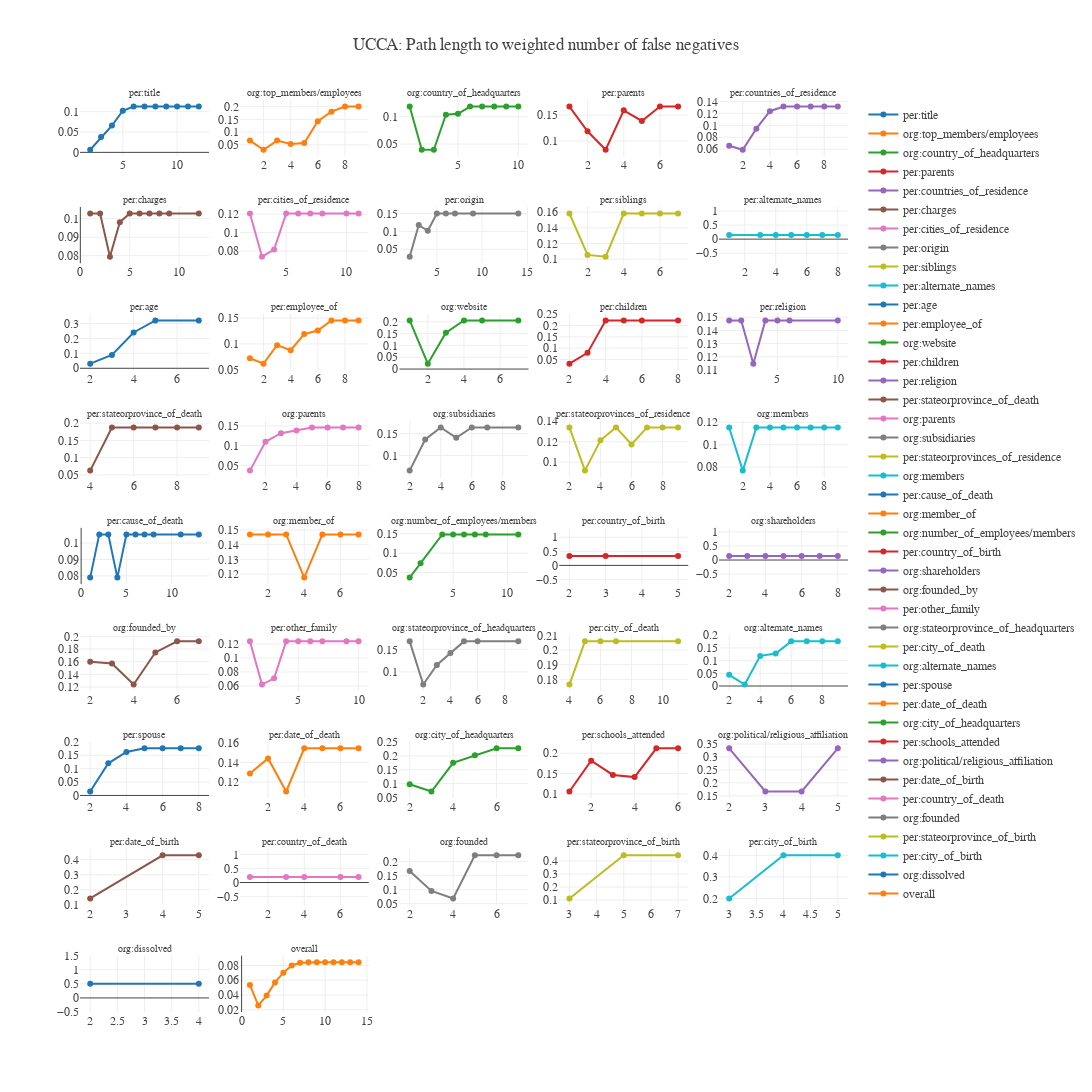

Notebook code for this chart:
### Code cell
for ind, relation in enumerate(relation_to_df.keys()):
    
    row_num, column_num = divmod(ind,num_columns)
    
    column_num += 1
    row_num +=1 
    
    
    relation_to_fn_stat = relation_to_fn_stats[relation]
    
    
    fig.add_trace(
        go.Scatter(
            x=list(relation_to_fn_stat.keys()),
            y=list(relation_to_fn_stat.values()),
            name=relation),
        row=row_num, 
        col=column_num)
    

for i in fig['layout']['annotations']:
    i['font'] = dict(family="Arial", size=10)

    

fig.show()

### Figure 1 — Plotly figure (JSON) as saved in the notebook; plotly's stock layout.template omitted (floating-point values rounded to 4 significant figures)
{"data": [{"name": "per:title", "type": "scatter", "uid": "79b69b9b-daa0-40b9-ade3-0ee7c3ff31cb", "x": [2, 3, 4, 5, 6, 7, 8, 9, 10, 11, 12], "xaxis": "x", "y": [0.006493, 0.03752, 0.0658, 0.1023, 0.1126, 0.1126, 0.1126, 0.1126, 0.1126, 0.1126, 0.1126], "yaxis": "y"}, {"name": "org:top_members/employees", "type": "scatter", "uid": "c211e0bd-c5b9-46d3-b8a6-3c7b3fb401f8", "x": [1, 2, 3, 4, 5, 6, 7, 8, 9], "xaxis": "x2", "y": [0.06686, 0.03086, 0.06686, 0.05349, 0.05696, 0.1433, 0.1805, 0.2006, 0.2006], "yaxis": "y2"}, {"name": "org:country_of_headquarters", "type": "scatter", "uid": "02af0a99-fd11-4895-a719-51176fefe1cf", "x": [1, 2, 3, 4, 5, 6, 7, 8, 9, 10], "xaxis": "x3", "y": [0.1186, 0.03954, 0.03954, 0.1038, 0.1054, 0.1186, 0.1186, 0.1186, 0.1186, 0.1186], "yaxis": "y3"}, {"name": "per:parents", "type": "scatter", "uid": "00e428f0-8a1b-4554-9544-696079ea212c", "x": [1, 2, 3, 4, 5, 6, 7], "xaxis": "x4", "y": [0.1666, 0.119, 0.08328, 0.1593, 0.1388, 0.1666, 0.1666], "yaxis": "y4"}, {"name": "per:countries_of_residence", "type": "scatter", "uid": "bfbdac36-e412-4b6e-b81a-43ff1f1fd755", "x": [1, 2, 3, 4, 5, 6, 7, 8, 9], "xaxis": "x5", "y": [0.0657, 0.05913, 0.09445, 0.1237, 0.1314, 0.1314, 0.1314, 0.1314, 0.1314], "yaxis": "y5"}, {"name": "per:charges", "type": "scatter", "uid": "9f3e5fc1-1fda-4b0a-b506-e5fcb7524403", "x": [1, 2, 3, 4, 5, 6, 7, 8, 9, 12], "xaxis": "x6", "y": [0.1028, 0.1028, 0.07944, 0.09813, 0.1028, 0.1028, 0.1028, 0.1028, 0.1028, 0.1028], "yaxis": "y6"}, {"name": "per:cities_of_residence", "type": "scatter", "uid": "4181e320-2d61-405d-8bb2-1f9d4f537364", "x": [2, 3, 4, 5, 6, 7, 8, 10, 11], "xaxis": "x7", "y": [0.1206, 0.07401, 0.08177, 0.1206, 0.1206, 0.1206, 0.1206, 0.1206, 0.1206], "yaxis": "y7"}, {"name": "per:origin", "type": "scatter", "uid": "38caf28d-4751-475a-823b-744797fe02fb", "x": [2, 3, 4, 5, 6, 7, 9, 14], "xaxis": "x8", "y": [0.0292, 0.118, 0.1019, 0.1502, 0.1502, 0.1502, 0.1502, 0.1502], "yaxis": "y8"}, {"name": "per:siblings", "type": "scatter", "uid": "caf70c0f-4e77-42e0-973f-863f7a0fc716", "x": [1, 2, 3, 4, 5, 6, 7], "xaxis": "x9", "y": [0.1583, 0.1055, 0.1032, 0.1583, 0.1583, 0.1583, 0.1583], "yaxis": "y9"}, {"name": "per:alternate_names", "type": "scatter", "uid": "e54d33e1-cea4-4483-9bb6-a50b7e8a1970", "x": [1, 3, 4, 5, 6, 7, 8], "xaxis": "x10", "y": [0.1429, 0.1429, 0.1429, 0.1429, 0.1429, 0.1429, 0.1429], "yaxis": "y10"}, {"name": "per:age", "type": "scatter", "uid": "fbaa66da-d04b-4fa2-94d6-4432b29e98e3", "x": [2, 3, 4, 5, 7], "xaxis": "x11", "y": [0.03083, 0.08956, 0.2399, 0.3199, 0.3199], "yaxis": "y11"}, {"name": "per:employee_of", "type": "scatter", "uid": "ff9c5b53-8e4d-43cc-aa64-ef76220b98a0", "x": [1, 2, 3, 4, 5, 6, 7, 8, 9], "xaxis": "x12", "y": [0.07251, 0.06215, 0.09767, 0.08797, 0.1189, 0.1257, 0.145, 0.145, 0.145], "yaxis": "y12"}, {"name": "org:website", "type": "scatter", "uid": "979b63c8-1959-4b81-b7f6-efac42faa024", "x": [1, 2, 3, 4, 5, 7], "xaxis": "x13", "y": [0.2057, 0.02286, 0.1543, 0.2057, 0.2057, 0.2057], "yaxis": "y13"}, {"name": "per:children", "type": "scatter", "uid": "819525f6-4394-420a-be37-7b2da3071745", "x": [2, 3, 4, 5, 6, 8], "xaxis": "x14", "y": [0.03175, 0.07937, 0.2222, 0.2222, 0.2222, 0.2222], "yaxis": "y14"}, {"name": "per:religion", "type": "scatter", "uid": "ae4fd4ef-b5af-467e-be45-e7e2b5ca0ab8", "x": [1, 2, 3, 4, 5, 6, 10], "xaxis": "x15", "y": [0.1475, 0.1475, 0.1148, 0.1475, 0.1475, 0.1475, 0.1475], "yaxis": "y15"}, {"name": "per:stateorprovince_of_death", "type": "scatter", "uid": "9a52b9f2-4589-435a-949c-a4866bb110bd", "x": [4, 5, 6, 7, 8, 9], "xaxis": "x16", "y": [0.0625, 0.1875, 0.1875, 0.1875, 0.1875, 0.1875], "yaxis": "y16"}, {"name": "org:parents", "type": "scatter", "uid": "83d1eeff-5432-47a4-a2ee-7f28018b20d0", "x": [1, 2, 3, 4, 5, 6, 7, 8], "xaxis": "x17", "y": [0.03651, 0.1095, 0.1314, 0.1384, 0.146, 0.146, 0.146, 0.146], "yaxis": "y17"}, {"name": "org:subsidiaries", "type": "scatter", "uid": "7ff98396-370e-4fed-b1de-2112af91b825", "x": [2, 3, 4, 5, 6, 7, 9], "xaxis": "x18", "y": [0.06568, 0.1368, 0.1642, 0.1407, 0.1642, 0.1642, 0.1642], "yaxis": "y18"}, {"name": "per:stateorprovinces_of_residence", "type": "scatter", "uid": "ba48a09c-fee7-46a6-89da-17acd7f9d1a4", "x": [2, 3, 4, 5, 6, 7, 8, 9], "xaxis": "x19", "y": [0.134, 0.09165, 0.1214, 0.134, 0.1172, 0.134, 0.134, 0.134], "yaxis": "y19"}, {"name": "org:members", "type": "scatter", "uid": "55f52407-4599-4bf3-82ea-2b17f853d775", "x": [1, 2, 3, 4, 5, 6, 7, 8, 9], "xaxis": "x20", "y": [0.1154, 0.07692, 0.1154, 0.1154, 0.1154, 0.1154, 0.1154, 0.1154, 0.1154], "yaxis": "y20"}, {"name": "per:cause_of_death", "type": "scatter", "uid": "c2ed8937-615b-418e-a28f-2711e9a4d10c", "x": [1, 2, 3, 4, 5, 6, 7, 8, 11, 13], "xaxis": "x21", "y": [0.07895, 0.1053, 0.1053, 0.07895, 0.1053, 0.1053, 0.1053, 0.1053, 0.1053, 0.1053], "yaxis": "y21"}, {"name": "org:member_of", "type": "scatter", "uid": "1eb9da25-1da4-490c-95d8-daeafcae4043", "x": [1, 2, 3, 4, 5, 6, 7], "xaxis": "x22", "y": [0.1471, 0.1471, 0.1471, 0.1176, 0.1471, 0.1471, 0.1471], "yaxis": "y22"}, {"name": "org:number_of_employees/members", "type": "scatter", "uid": "739bacc8-5b09-4cf3-8c41-d4440d29ccaa", "x": [1, 2, 4, 5, 6, 7, 8, 11], "xaxis": "x23", "y": [0.03704, 0.07407, 0.1481, 0.1481, 0.1481, 0.1481, 0.1481, 0.1481], "yaxis": "y23"}, {"name": "per:country_of_birth", "type": "scatter", "uid": "b979e0f8-1741-4fbe-8465-5037691586e9", "x": [2, 3, 5], "xaxis": "x24", "y": [0.3333, 0.3333, 0.3333], "yaxis": "y24"}, {"name": "org:shareholders", "type": "scatter", "uid": "e77dafe3-6c3f-4f32-9e99-52efd52ec333", "x": [2, 3, 4, 5, 6, 7, 8], "xaxis": "x25", "y": [0.1429, 0.1429, 0.1429, 0.1429, 0.1429, 0.1429, 0.1429], "yaxis": "y25"}, {"name": "org:founded_by", "type": "scatter", "uid": "977c98c3-568c-4805-bfd4-a8ef5c849b29", "x": [2, 3, 4, 5, 6, 7], "xaxis": "x26", "y": [0.1601, 0.1572, 0.1239, 0.1746, 0.1921, 0.1921], "yaxis": "y26"}, {"name": "per:other_family", "type": "scatter", "uid": "07d84e44-49e0-4cc6-81fe-295b8c7af051", "x": [1, 2, 3, 4, 5, 6, 7, 9, 10], "xaxis": "x27", "y": [0.1239, 0.06195, 0.0708, 0.1239, 0.1239, 0.1239, 0.1239, 0.1239, 0.1239], "yaxis": "y27"}, {"name": "org:stateorprovince_of_headquarters", "type": "scatter", "uid": "827462bc-e9df-48eb-a82d-7db16e6fe7a4", "x": [1, 2, 3, 4, 5, 6, 9], "xaxis": "x28", "y": [0.1677, 0.07188, 0.1153, 0.1419, 0.1677, 0.1677, 0.1677], "yaxis": "y28"}, {"name": "per:city_of_death", "type": "scatter", "uid": "13cc40d2-9e1f-42b1-a66e-7c74257e25b5", "x": [4, 5, 6, 7, 11], "xaxis": "x29", "y": [0.1765, 0.2059, 0.2059, 0.2059, 0.2059], "yaxis": "y29"}, {"name": "org:alternate_names", "type": "scatter", "uid": "6d7202e3-a1e0-4220-aa87-54796f861fbf", "x": [2, 3, 4, 5, 6, 7, 8, 9], "xaxis": "x30", "y": [0.04397, 0.005767, 0.1187, 0.1279, 0.1759, 0.1759, 0.1759, 0.1759], "yaxis": "y30"}, {"name": "per:spouse", "type": "scatter", "uid": "3ebc358e-8318-49d7-bab7-921a2c93f2e6", "x": [2, 3, 4, 5, 6, 7, 8], "xaxis": "x31", "y": [0.01465, 0.1199, 0.1623, 0.1758, 0.1758, 0.1758, 0.1758], "yaxis": "y31"}, {"name": "per:date_of_death", "type": "scatter", "uid": "2469b10d-ff14-4572-84eb-5f82eea1f956", "x": [1, 2, 3, 4, 5, 6, 7], "xaxis": "x32", "y": [0.1286, 0.144, 0.1102, 0.1543, 0.1543, 0.1543, 0.1543], "yaxis": "y32"}, {"name": "org:city_of_headquarters", "type": "scatter", "uid": "c46cf783-f9df-4fee-a2eb-643af9105526", "x": [2, 3, 4, 5, 6, 7], "xaxis": "x33", "y": [0.09742, 0.07104, 0.1749, 0.2021, 0.2273, 0.2273], "yaxis": "y33"}, {"name": "per:schools_attended", "type": "scatter", "uid": "2ed78cb8-a1ae-46ef-8430-cfd9ac1d0a22", "x": [1, 2, 3, 4, 5, 6], "xaxis": "x34", "y": [0.106, 0.1817, 0.1468, 0.1414, 0.212, 0.212], "yaxis": "y34"}, {"name": "org:political/religious_affiliation", "type": "scatter", "uid": "2aae6390-64dc-4da0-abb9-f236b86adbf5", "x": [2, 3, 4, 5], "xaxis": "x35", "y": [0.3333, 0.1667, 0.1667, 0.3333], "yaxis": "y35"}, {"name": "per:date_of_birth", "type": "scatter", "uid": "2ccb28d8-1101-4db1-b944-f47a328265ef", "x": [2, 4, 5], "xaxis": "x36", "y": [0.1429, 0.4286, 0.4286], "yaxis": "y36"}, {"name": "per:country_of_death", "type": "scatter", "uid": "df1d0b8e-c8d6-42b0-98a0-3f2a9905aa42", "x": [1, 3, 4, 6, 7], "xaxis": "x37", "y": [0.2, 0.2, 0.2, 0.2, 0.2], "yaxis": "y37"}, {"name": "org:founded", "type": "scatter", "uid": "73feea42-e702-4bb9-9bc2-74256235833a", "x": [2, 3, 4, 5, 6, 7], "xaxis": "x38", "y": [0.1672, 0.09553, 0.06859, 0.2229, 0.2229, 0.2229], "yaxis": "y38"}, {"name": "per:stateorprovince_of_birth", "type": "scatter", "uid": "f3ce6d96-0851-4eeb-8471-a5ae1a421c5e", "x": [3, 5, 7], "xaxis": "x39", "y": [0.1111, 0.4444, 0.4444], "yaxis": "y39"}, {"name": "per:city_of_birth", "type": "scatter", "uid": "8cf980bd-d9e3-479b-983b-b881cc618564", "x": [3, 4, 5], "xaxis": "x40", "y": [0.2, 0.4, 0.4], "yaxis": "y40"}, {"name": "org:dissolved", "type": "scatter", "uid": "de0cd422-2015-4328-8510-930e0f650bbb", "x": [2, 4], "xaxis": "x41", "y": [0.5, 0.5], "yaxis": "y41"}, {"name": "overall", "type": "scatter", "uid": "a213522b-01b6-446a-936c-61d2c95e0264", "x": [1, 2, 3, 4, 5, 6, 7, 8, 9, 10, 11, 12, 13, 14], "xaxis": "x42", "y": [0.05338, 0.0258, 0.03918, 0.05708, 0.07028, 0.07999, 0.08368, 0.08437, 0.08437, 0.08437, 0.08437, 0.08437, 0.08437, 0.08437], "yaxis": "y42"}], "layout": {"annotations": [{"font": {"family": "Arial", "size": 10}, "showarrow": false, "text": "per:title", "x": 0.084, "xanchor": "center", "xref": "paper", "y": 1, "yanchor": "bottom", "yref": "paper"}, {"font": {"family": "Arial", "size": 10}, "showarrow": false, "text": "org:top_members/employees", "x": 0.292, "xanchor": "center", "xref": "paper", "y": 1, "yanchor": "bottom", "yref": "paper"}, {"font": {"family": "Arial", "size": 10}, "showarrow": false, "text": "org:country_of_headquarters", "x": 0.5, "xanchor": "center", "xref": "paper", "y": 1, "yanchor": "bottom", "yref": "paper"}, {"font": {"family": "Arial", "size": 10}, "showarrow": false, "text": "per:parents", "x": 0.708, "xanchor": "center", "xref": "paper", "y": 1, "yanchor": "bottom", "yref": "paper"}, {"font": {"family": "Arial", "size": 10}, "showarrow": false, "text": "per:countries_of_residence", "x": 0.916, "xanchor": "center", "xref": "paper", "y": 1, "yanchor": "bottom", "yref": "paper"}, {"font": {"family": "Arial", "size": 10}, "showarrow": false, "text": "per:charges", "x": 0.084, "xanchor": "center", "xref": "paper", "y": 0.8827, "yanchor": "bottom", "yref": "paper"}, {"font": {"family": "Arial", "size": 10}, "showarrow": false, "text": "per:cities_of_residence", "x": 0.292, "xanchor": "center", "xref": "paper", "y": 0.8827, "yanchor": "bottom", "yref": "paper"}, {"font": {"family": "Arial", "size": 10}, "showarrow": false, "text": "per:origin", "x": 0.5, "xanchor": "center", "xref": "paper", "y": 0.8827, "yanchor": "bottom", "yref": "paper"}, {"font": {"family": "Arial", "size": 10}, "showarrow": false, "text": "per:siblings", "x": 0.708, "xanchor": "center", "xref": "paper", "y": 0.8827, "yanchor": "bottom", "yref": "paper"}, {"font": {"family": "Arial", "size": 10}, "showarrow": false, "text": "per:alternate_names", "x": 0.916, "xanchor": "center", "xref": "paper", "y": 0.8827, "yanchor": "bottom", "yref": "paper"}, {"font": {"family": "Arial", "size": 10}, "showarrow": false, "text": "per:age", "x": 0.084, "xanchor": "center", "xref": "paper", "y": 0.7654, "yanchor": "bottom", "yref": "paper"}, {"font": {"family": "Arial", "size": 10}, "showarrow": false, "text": "per:employee_of", "x": 0.292, "xanchor": "center", "xref": "paper", "y": 0.7654, "yanchor": "bottom", "yref": "paper"}, {"font": {"family": "Arial", "size": 10}, "showarrow": false, "text": "org:website", "x": 0.5, "xanchor": "center", "xref": "paper", "y": 0.7654, "yanchor": "bottom", "yref": "paper"}, {"font": {"family": "Arial", "size": 10}, "showarrow": false, "text": "per:children", "x": 0.708, "xanchor": "center", "xref": "paper", "y": 0.7654, "yanchor": "bottom", "yref": "paper"}, {"font": {"family": "Arial", "size": 10}, "showarrow": false, "text": "per:religion", "x": 0.916, "xanchor": "center", "xref": "paper", "y": 0.7654, "yanchor": "bottom", "yref": "paper"}, {"font": {"family": "Arial", "size": 10}, "showarrow": false, "text": "per:stateorprovince_of_death", "x": 0.084, "xanchor": "center", "xref": "paper", "y": 0.6481, "yanchor": "bottom", "yref": "paper"}, {"font": {"family": "Arial", "size": 10}, "showarrow": false, "text": "org:parents", "x": 0.292, "xanchor": "center", "xref": "paper", "y": 0.6481, "yanchor": "bottom", "yref": "paper"}, {"font": {"family": "Arial", "size": 10}, "showarrow": false, "text": "org:subsidiaries", "x": 0.5, "xanchor": "center", "xref": "paper", "y": 0.6481, "yanchor": "bottom", "yref": "paper"}, {"font": {"family": "Arial", "size": 10}, "showarrow": false, "text": "per:stateorprovinces_of_residence", "x": 0.708, "xanchor": "center", "xref": "paper", "y": 0.6481, "yanchor": "bottom", "yref": "paper"}, {"font": {"family": "Arial", "size": 10}, "showarrow": false, "text": "org:members", "x": 0.916, "xanchor": "center", "xref": "paper", "y": 0.6481, "yanchor": "bottom", "yref": "paper"}, {"font": {"family": "Arial", "size": 10}, "showarrow": false, "text": "per:cause_of_death", "x": 0.084, "xanchor": "center", "xref": "paper", "y": 0.5309, "yanchor": "bottom", "yref": "paper"}, {"font": {"family": "Arial", "size": 10}, "showarrow": false, "text": "org:member_of", "x": 0.292, "xanchor": "center", "xref": "paper", "y": 0.5309, "yanchor": "bottom", "yref": "paper"}, {"font": {"family": "Arial", "size": 10}, "showarrow": false, "text": "org:number_of_employees/members", "x": 0.5, "xanchor": "center", "xref": "paper", "y": 0.5309, "yanchor": "bottom", "yref": "paper"}, {"font": {"family": "Arial", "size": 10}, "showarrow": false, "text": "per:country_of_birth", "x": 0.708, "xanchor": "center", "xref": "paper", "y": 0.5309, "yanchor": "bottom", "yref": "paper"}, {"font": {"family": "Arial", "size": 10}, "showarrow": false, "text": "org:shareholders", "x": 0.916, "xanchor": "center", "xref": "paper", "y": 0.5309, "yanchor": "bottom", "yref": "paper"}, {"font": {"family": "Arial", "size": 10}, "showarrow": false, "text": "org:founded_by", "x": 0.084, "xanchor": "center", "xref": "paper", "y": 0.4136, "yanchor": "bottom", "yref": "paper"}, {"font": {"family": "Arial", "size": 10}, "showarrow": false, "text": "per:other_family", "x": 0.292, "xanchor": "center", "xref": "paper", "y": 0.4136, "yanchor": "bottom", "yref": "paper"}, {"font": {"family": "Arial", "size": 10}, "showarrow": false, "text": "org:stateorprovince_of_headquarters", "x": 0.5, "xanchor": "center", "xref": "paper", "y": 0.4136, "yanchor": "bottom", "yref": "paper"}, {"font": {"family": "Arial", "size": 10}, "showarrow": false, "text": "per:city_of_death", "x": 0.708, "xanchor": "center", "xref": "paper", "y": 0.4136, "yanchor": "bottom", "yref": "paper"}, {"font": {"family": "Arial", "size": 10}, "showarrow": false, "text": "org:alternate_names", "x": 0.916, "xanchor": "center", "xref": "paper", "y": 0.4136, "yanchor": "bottom", "yref": "paper"}, {"font": {"family": "Arial", "size": 10}, "showarrow": false, "text": "per:spouse", "x": 0.084, "xanchor": "center", "xref": "paper", "y": 0.2963, "yanchor": "bottom", "yref": "paper"}, {"font": {"family": "Arial", "size": 10}, "showarrow": false, "text": "per:date_of_death", "x": 0.292, "xanchor": "center", "xref": "paper", "y": 0.2963, "yanchor": "bottom", "yref": "paper"}, {"font": {"family": "Arial", "size": 10}, "showarrow": false, "text": "org:city_of_headquarters", "x": 0.5, "xanchor": "center", "xref": "paper", "y": 0.2963, "yanchor": "bottom", "yref": "paper"}, {"font": {"family": "Arial", "size": 10}, "showarrow": false, "text": "per:schools_attended", "x": 0.708, "xanchor": "center", "xref": "paper", "y": 0.2963, "yanchor": "bottom", "yref": "paper"}, {"font": {"family": "Arial", "size": 10}, "showarrow": false, "text": "org:political/religious_affiliation", "x": 0.916, "xanchor": "center", "xref": "paper", "y": 0.2963, "yanchor": "bottom", "yref": "paper"}, {"font": {"family": "Arial", "size": 10}, "showarrow": false, "text": "per:date_of_birth", "x": 0.084, "xanchor": "center", "xref": "paper", "y": 0.179, "yanchor": "bottom", "yref": "paper"}, {"font": {"family": "Arial", "size": 10}, "showarrow": false, "text": "per:country_of_death", "x": 0.292, "xanchor": "center", "xref": "paper", "y": 0.179, "yanchor": "bottom", "yref": "paper"}, {"font": {"family": "Arial", "size": 10}, "showarrow": false, "text": "org:founded", "x": 0.5, "xanchor": "center", "xref": "paper", "y": 0.179, "yanchor": "bottom", "yref": "paper"}, {"font": {"family": "Arial", "size": 10}, "showarrow": false, "text": "per:stateorprovince_of_birth", "x": 0.708, "xanchor": "center", "xref": "paper", "y": 0.179, "yanchor": "bottom", "yref": "paper"}, {"font": {"family": "Arial", "size": 10}, "showarrow": false, "text": "per:city_of_birth", "x": 0.916, "xanchor": "center", "xref": "paper", "y": 0.179, "yanchor": "bottom", "yref": "paper"}, {"font": {"family": "Arial", "size": 10}, "showarrow": false, "text": "org:dissolved", "x": 0.084, "xanchor": "center", "xref": "paper", "y": 0.06173, "yanchor": "bottom", "yref": "paper"}, {"font": {"family": "Arial", "size": 10}, "showarrow": false, "text": "overall", "x": 0.292, "xanchor": "center", "xref": "paper", "y": 0.06173, "yanchor": "bottom", "yref": "paper"}], "font": {"family": "Arial", "size": 12}, "height": 2000, "title": {"text": "UCCA: Path length to weighted number of false negatives"}, "width": 2000, "xaxis": {"anchor": "y", "domain": [0, 0.168]}, "xaxis10": {"anchor": "y10", "domain": [0.832, 1]}, "xaxis11": {"anchor": "y11", "domain": [0, 0.168]}, "xaxis12": {"anchor": "y12", "domain": [0.208, 0.376]}, "xaxis13": {"anchor": "y13", "domain": [0.416, 0.584]}, "xaxis14": {"anchor": "y14", "domain": [0.624, 0.792]}, "xaxis15": {"anchor": "y15", "domain": [0.832, 1]}, "xaxis16": {"anchor": "y16", "domain": [0, 0.168]}, "xaxis17": {"anchor": "y17", "domain": [0.208, 0.376]}, "xaxis18": {"anchor": "y18", "domain": [0.416, 0.584]}, "xaxis19": {"anchor": "y19", "domain": [0.624, 0.792]}, "xaxis2": {"anchor": "y2", "domain": [0.208, 0.376]}, "xaxis20": {"anchor": "y20", "domain": [0.832, 1]}, "xaxis21": {"anchor": "y21", "domain": [0, 0.168]}, "xaxis22": {"anchor": "y22", "domain": [0.208, 0.376]}, "xaxis23": {"anchor": "y23", "domain": [0.416, 0.584]}, "xaxis24": {"anchor": "y24", "domain": [0.624, 0.792]}, "xaxis25": {"anchor": "y25", "domain": [0.832, 1]}, "xaxis26": {"anchor": "y26", "domain": [0, 0.168]}, "xaxis27": {"anchor": "y27", "domain": [0.208, 0.376]}, "xaxis28": {"anchor": "y28", "domain": [0.416, 0.584]}, "xaxis29": {"anchor": "y29", "domain": [0.624, 0.792]}, "xaxis3": {"anchor": "y3", "domain": [0.416, 0.584]}, "xaxis30": {"anchor": "y30", "domain": [0.832, 1]}, "xaxis31": {"anchor": "y31", "domain": [0, 0.168]}, "xaxis32": {"anchor": "y32", "domain": [0.208, 0.376]}, "xaxis33": {"anchor": "y33", "domain": [0.416, 0.584]}, "xaxis34": {"anchor": "y34", "domain": [0.624, 0.792]}, "xaxis35": {"anchor": "y35", "domain": [0.832, 1]}, "xaxis36": {"anchor": "y36", "domain": [0, 0.168]}, "xaxis37": {"anchor": "y37", "domain": [0.208, 0.376]}, "xaxis38": {"anchor": "y38", "domain": [0.416, 0.584]}, "xaxis39": {"anchor": "y39", "domain": [0.624, 0.792]}, "xaxis4": {"anchor": "y4", "domain": [0.624, 0.792]}, "xaxis40": {"anchor": "y40", "domain": [0.832, 1]}, "xaxis41": {"anchor": "y41", "domain": [0, 0.168]}, "xaxis42": {"anchor": "y42", "domain": [0.208, 0.376]}, "xaxis43": {"anchor": "y43", "domain": [0.416, 0.584]}, "xaxis44": {"anchor": "y44", "domain": [0.624, 0.792]}, "xaxis45": {"anchor": "y45", "domain": [0.832, 1]}, "xaxis5": {"anchor": "y5", "domain": [0.832, 1]}, "xaxis6": {"anchor": "y6", "domain": [0, 0.168]}, "xaxis7": {"anchor": "y7", "domain": [0.208, 0.376]}, "xaxis8": {"anchor": "y8", "domain": [0.416, 0.584]}, "xaxis9": {"anchor": "y9", "domain": [0.624, 0.792]}, "yaxis": {"anchor": "x", "domain": [0.9383, 1]}, "yaxis10": {"anchor": "x10", "domain": [0.821, 0.8827]}, "yaxis11": {"anchor": "x11", "domain": [0.7037, 0.7654]}, "yaxis12": {"anchor": "x12", "domain": [0.7037, 0.7654]}, "yaxis13": {"anchor": "x13", "domain": [0.7037, 0.7654]}, "yaxis14": {"anchor": "x14", "domain": [0.7037, 0.7654]}, "yaxis15": {"anchor": "x15", "domain": [0.7037, 0.7654]}, "yaxis16": {"anchor": "x16", "domain": [0.5864, 0.6481]}, "yaxis17": {"anchor": "x17", "domain": [0.5864, 0.6481]}, "yaxis18": {"anchor": "x18", "domain": [0.5864, 0.6481]}, "yaxis19": {"anchor": "x19", "domain": [0.5864, 0.6481]}, "yaxis2": {"anchor": "x2", "domain": [0.9383, 1]}, "yaxis20": {"anchor": "x20", "domain": [0.5864, 0.6481]}, "yaxis21": {"anchor": "x21", "domain": [0.4691, 0.5309]}, "yaxis22": {"anchor": "x22", "domain": [0.4691, 0.5309]}, "yaxis23": {"anchor": "x23", "domain": [0.4691, 0.5309]}, "yaxis24": {"anchor": "x24", "domain": [0.4691, 0.5309]}, "yaxis25": {"anchor": "x25", "domain": [0.4691, 0.5309]}, "yaxis26": {"anchor": "x26", "domain": [0.3519, 0.4136]}, "yaxis27": {"anchor": "x27", "domain": [0.3519, 0.4136]}, "yaxis28": {"anchor": "x28", "domain": [0.3519, 0.4136]}, "yaxis29": {"anchor": "x29", "domain": [0.3519, 0.4136]}, "yaxis3": {"anchor": "x3", "domain": [0.9383, 1]}, "yaxis30": {"anchor": "x30", "domain": [0.3519, 0.4136]}, "yaxis31": {"anchor": "x31", "domain": [0.2346, 0.2963]}, "yaxis32": {"anchor": "x32", "domain": [0.2346, 0.2963]}, "yaxis33": {"anchor": "x33", "domain": [0.2346, 0.2963]}, "yaxis34": {"anchor": "x34", "domain": [0.2346, 0.2963]}, "yaxis35": {"anchor": "x35", "domain": [0.2346, 0.2963]}, "yaxis36": {"anchor": "x36", "domain": [0.1173, 0.179]}, "yaxis37": {"anchor": "x37", "domain": [0.1173, 0.179]}, "yaxis38": {"anchor": "x38", "domain": [0.1173, 0.179]}, "yaxis39": {"anchor": "x39", "domain": [0.1173, 0.179]}, "yaxis4": {"anchor": "x4", "domain": [0.9383, 1]}, "yaxis40": {"anchor": "x40", "domain": [0.1173, 0.179]}, "yaxis41": {"anchor": "x41", "domain": [0, 0.06173]}, "yaxis42": {"anchor": "x42", "domain": [0, 0.06173]}, "yaxis43": {"anchor": "x43", "domain": [0, 0.06173]}, "yaxis44": {"anchor": "x44", "domain": [0, 0.06173]}, "yaxis45": {"anchor": "x45", "domain": [0, 0.06173]}, "yaxis5": {"anchor": "x5", "domain": [0.9383, 1]}, "yaxis6": {"anchor": "x6", "domain": [0.821, 0.8827]}, "yaxis7": {"anchor": "x7", "domain": [0.821, 0.8827]}, "yaxis8": {"anchor": "x8", "domain": [0.821, 0.8827]}, "yaxis9": {"anchor": "x9", "domain": [0.821, 0.8827]}}}
